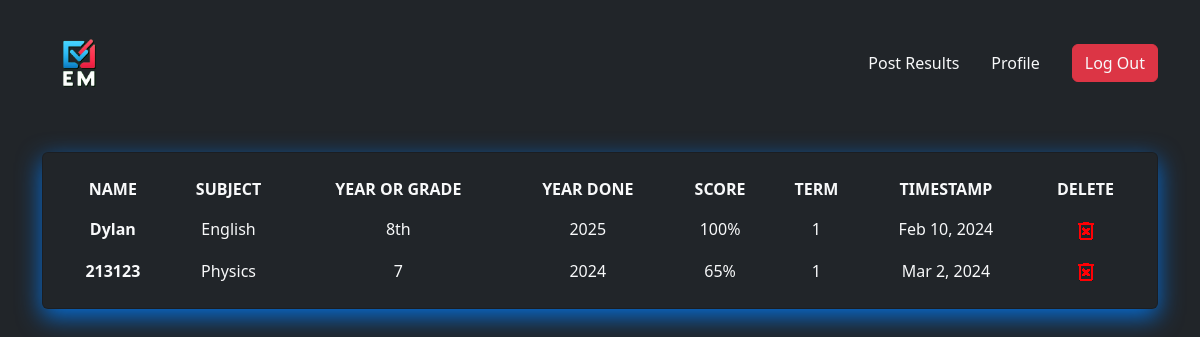
The app's page /home (signed in) with its own data.
### app/models.py (models this page shows)
class Exams(db.Model):
    id = db.Column(db.Integer, primary_key=True)
    term = db.Column(db.Integer)
    name = db.Column(db.String(64))
    year_done = db.Column(db.String(4))
    year_or_grade = db.Column(db.String(4))
    subjects = db.Column(db.String(64))
    score = db.Column(db.String(4))
    timestamp = db.Column(db.DateTime, index=True, default=datetime.utcnow)
    user_id = db.Column(db.Integer, db.ForeignKey('user.id'))
    def __repr__(self):
        return f'Grade: {self.score}'

### app/routes.py (the view, shortened to what this page needs)
@app.route('/', methods=['GET', 'POST'])
@app.route('/home', methods=['GET', 'POST'])
@login_required
def index():
    form = ExamRecordForm()
    exams = current_user.exams.order_by(Exams.timestamp.asc()).all()
    print(exams)
    return render_template('index.html', title='Index', form=form, exams=exams)

### app/models.py (called while the page is built)
@login.user_loader
def load_user(id):
    return User.query.get(int(id))

### app/routes.py (called while the page is built)
@app.before_request
def before_request():
    if current_user.is_authenticated:
        current_user. last_seen = datetime. utcnow()
        db. session.commit ()

### app/templates/index.html (shortened to what this page needs)
{% extends 'base.html' %}
{% block content %}
<div class="my_modal">
</div>
<br>
<br>
<br>
<section class="intro">
      <div class="mask d-flex align-items-center h-100 bg-dark">
        <div class="container bg-dark">
          <div class="row justify-content-center bg-dark">
            <div class="col-12 bg-dark">
              <div class="card mask-custom bg-dark" style="box-shadow: rgba(0, 122, 243, 0.853) 0px 8px 24px;">
                <div class="card-body" >
                  <div class="table-responsive" >
                    <table class="table table-borderless text-light mb-0 bg-dark"  >
                      <thead>
                        <tr>
                          <th scope="col">NAME</th>
                          <th scope="col">SUBJECT</th>
                          <th scope="col">YEAR OR GRADE</th>
                          <th scope="col">YEAR DONE</th>
                          <th scope="col">SCORE</th>
                          <th scope="col">TERM</th>
                          <th scope="col">TIMESTAMP</th>
                          <th scope="col">DELETE</th>
                        </tr>
                      </thead>
                      <tbody>
                        {% for exam in exams %}
                        <tr>
                          <th scope="row">{{ exam.name }}</th>
                          <td>{{ exam.subjects }}</td>
                          <td>{{ exam.year_or_grade }}</td>
                          <td>{{ exam.year_done }}</td>
                          <td>{{ exam.score }}</td>
                          <td>{{ exam.term }}</td>
                          <td>{{ moment(exam.timestamp).format('ll') }}</td>
                          <td><a href="{{ url_for('index_exam', id = exam.id) }}" class="text-danger w-75 h-100"><img src="{{ url_for('static', filename='images/delete_forever_FILL0_wght400_GRAD0_opsz24.png') }}" ></a></td>
                        </tr>
                        {% endfor %}
                      </tbody>
                    </table>
                  </div>
                </div>
              </div>
            </div>
          </div>
        </div>
      </div>
    </div>
{% endblock %}

### app/static/css/style.css (style rules this page uses)
.my_modal { margin: 20px; padding: 20px; }

### app/templates/base.html (style rules this page uses)
body { background-color: rgb(33, 37, 41); text-align: center; color: white; }
a { color: white; display: inline-block; text-decoration: none; }

### records on screen
Exams: name "Dylan", subjects "English", year_or_grade "8th", year_done "2025", score "100%", term "1", timestamp "Feb 10, 2024"
Exams: name "213123", subjects "Physics", year_or_grade "7", year_done "2024", score "65%", term "1", timestamp "Mar 2, 2024"
